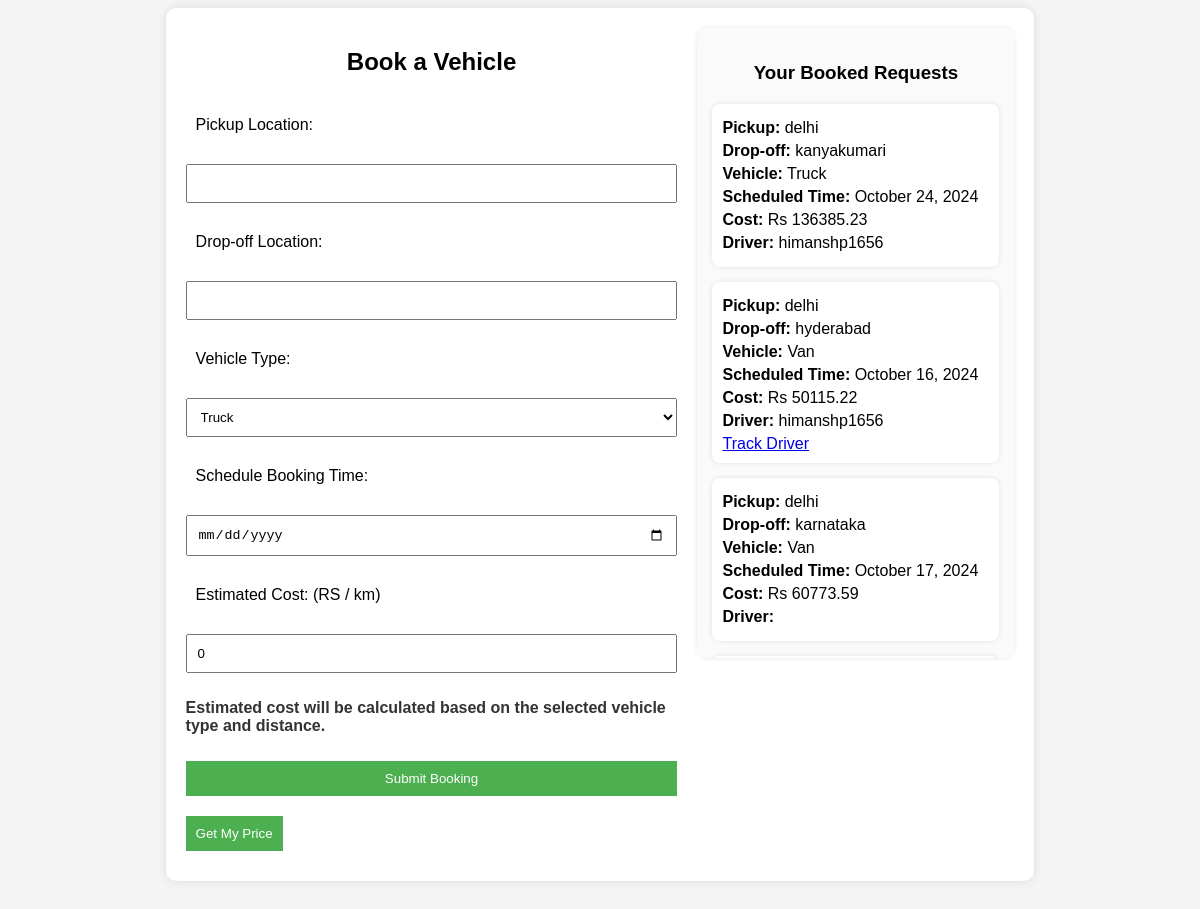
Screenshot of /customer/book/ (signed in) with the database file from the repository.
### customer/models.py (models this page shows, shortened)
class Booking(models.Model):
    STATUS_CHOICES = [
        ('pending', 'Pending'),
        ('accepted', 'Accepted'),
        ('on_the_way_to_pickup', 'On the Way to pickup'),
        ('in_progress_to_dropoff', 'In Progress to dropoff'),
        ('completed', 'Completed'),
    ]
    driver= models.ForeignKey(Driver, on_delete=models.CASCADE, null=True, blank=True)
    customer = models.ForeignKey(User, on_delete=models.CASCADE)
    pickup_location = models.CharField(max_length=255)
    dropoff_location = models.CharField(max_length=255)
    vehicle_type = models.CharField(max_length=50)
    date_created = models.DateTimeField(auto_now_add=True)
    estimated_cost= models.FloatField()
    status = models.CharField(max_length=50,choices=STATUS_CHOICES, default='Pending')
    scheduled_date = models.DateField()

### driver/models.py (models this page shows, shortened)
class Driver(models.Model):
    user=models.ForeignKey(User, on_delete=models.CASCADE,null=True, blank=True)
    name = models.CharField(max_length=100)
    email = models.EmailField(unique=True)
    phone = models.CharField(max_length=15, unique=True)
    license = models.CharField(max_length=15)
    address = models.TextField()
    city = models.CharField(max_length=50)
    state = models.CharField(max_length=50)
    zip_code = models.CharField(max_length=10)
    country = models.CharField(max_length=50)
    created_at = models.DateTimeField(auto_now_add=True)
    updated_at = models.DateTimeField(auto_now=True)
    latitude = models.FloatField(null=True, blank=True)
    longitude = models.FloatField(null=True, blank=True)

### customer/views.py (the view, shortened to what this page needs)
# urls.py: path('book/', views.book_vehicle, name='book_vehicle'),
@login_required
def book_vehicle(request):
    bookings = Booking.objects.filter(customer=request.user).order_by('-date_created')
    return render(request, 'customer/home.html', {'bookings': bookings})

### customer/templates/customer/home.html (shortened to what this page needs)
<!DOCTYPE html>
<html lang="en">
<head>
</head>
<body>
    <div class="container">
        <div class="booking-form">
            <h2>Book a Vehicle</h2>
            <form action="/customer/book/" method="POST" id="bookingForm">
                <label for="pickup_location">Pickup Location:</label>
                <input type="text" id="pickup_location" name="pickup_location" required>
                <label for="dropoff_location">Drop-off Location:</label>
                <input type="text" id="dropoff_location" name="dropoff_location" required>
                <label for="vehicle_type">Vehicle Type:</label>
                <select id="vehicle_type" name="vehicle_type" required>
                    <option value="Truck">Truck</option>
                </select>
                <label for="scheduled_time">Schedule Booking Time:</label>
<input type="date" id="scheduled_time" name="scheduled_time">
                <label for="estimated_cost">Estimated Cost: (RS / km)</label>
                <input type="text" id="estimated_cost" name="estimated_cost" readonly value="0">
                <p class="estimated-cost">Estimated cost will be calculated based on the selected vehicle type and distance.</p>
                <button type="submit">Submit Booking</button>
            </form>
            <button type="button" id="getPriceButton" onclick="calculateCost()">Get My Price</button>
        </div>
        <div class="booked-requests">
            <h3>Your Booked Requests</h3>
            {% if bookings %}
                {% for booking in bookings %}
                <div class="booking-item">
                    <p><strong>Pickup:</strong> {{ booking.pickup_location }}</p>
                    <p><strong>Drop-off:</strong> {{ booking.dropoff_location }}</p>
                    <p><strong>Vehicle:</strong> {{ booking.vehicle_type }}</p>
                    <p><strong>Scheduled Time:</strong> {{ booking.scheduled_date|date:"F j, Y" }}</p>
                    <p><strong>Cost:</strong> Rs {{ booking.estimated_cost }}</p>
                    <p><strong>Driver:</strong> {{ booking.driver.user }}</p>
                    {% if booking.status == 'accepted' %}
                        <a href="{% url 'customer_tracking' booking.id %}" class="track-button">Track Driver</a>
                    {% endif %}
                </div>
                {% endfor %}
            {% else %}
                <p>You have no booked requests.</p>
            {% endif %}
        </div>
    </div>
</body>
</html>

### customer/templates/customer/home.html (style rules this page uses)
body { font-family: Arial, sans-serif; background-color: #f4f4f4; }
.container { width: 70%; margin: 0 auto; background: #fff; padding: 20px; border-radius: 10px; box-shadow: 0 0 10px rgba(0, 0, 0, 0.1); display: flex; justify-content: space-between; }
.booking-form { width: 60%; }
.booked-requests { width: 35%; background-color: #fafafa; padding: 15px; border-radius: 10px; box-shadow: 0 0 5px rgba(0, 0, 0, 0.1); margin-left: 20px; height: 600px; overflow-y: auto; }
h2 { text-align: center; }
form { display: flex; flex-direction: column; }
label, input, select, button { margin: 10px 0; padding: 10px; }
button { background-color: #4CAF50; color: white; border: none; cursor: pointer; }
.estimated-cost { font-weight: bold; color: #333; }
.booked-requests h3 { text-align: center; margin-bottom: 20px; }
.booking-item { background-color: #fff; padding: 10px; margin-bottom: 15px; border-radius: 8px; box-shadow: 0 0 5px rgba(0, 0, 0, 0.1); }
.booking-item p { margin: 5px 0; }

### rows the page displays
Booking: pickup_location "delhi", dropoff_location "kanyakumari", vehicle_type "Truck", scheduled_date "October 24, 2024", estimated_cost "136385.23", driver.user "himanshp1656"
Booking: pickup_location "delhi", dropoff_location "hyderabad", vehicle_type "Van", scheduled_date "October 16, 2024", estimated_cost "50115.22", driver.user "himanshp1656", status "Track Driver"
Booking: pickup_location "delhi", dropoff_location "karnataka", vehicle_type "Van", scheduled_date "October 17, 2024", estimated_cost "60773.59"
